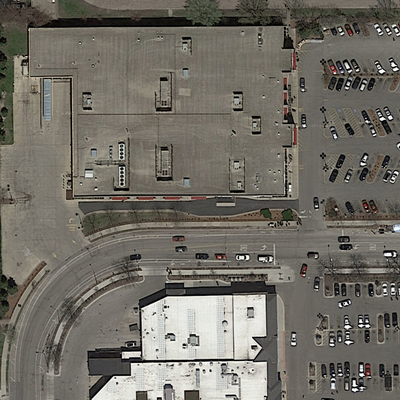
#> input picture data/training/eth_dataset/original/images/satImage_033.png, 400 x 400 px; its folder holds only this picture in this run
$ python analysis.py
#> lines starting #> are read from the running program, lines starting #| are printed output that depends on the picture
import os
import sys

import matplotlib.pyplot as plt
import numpy as np
from PIL import Image
from skimage import io
from tqdm import tqdm


def display_images(img_list, mask_list, top=10):
    for idx, [img, mask] in enumerate(zip(img_list, mask_list)):
        # make black transparent
        alpha = mask.getchannel(0)
        mask.putalpha(alpha)

        height, width = img.size

        # plot
        DPI = 100.0
        fig = plt.figure(figsize=(height / DPI, width / DPI))
        ax = fig.add_subplot(1, 1, 1)
        plt.imshow(img)
        plt.imshow(mask, alpha=0.7)

        grid_x_ticks = np.arange(0, width, 16)
        grid_y_ticks = np.arange(0, height, 16)
        ax.set_xticks(grid_x_ticks, minor=True)
        ax.set_yticks(grid_y_ticks, minor=True)

        plt.grid(color="red", which="minor")

        plt.show()

        if idx == top:
            break


def read_image(file_path, as_array=False):
#> called with as_array = False
    if as_array:
        img = io.imread(file_path)
    else:
        img = Image.open(file_path)
#> img is the input picture: PIL image 400x400 RGB; mean R, G, B 113.4, 109.7, 101.5
    return img


def read_images(dirImages, dirGroundtruth=None, as_array=False):
    img_list = list()
    mask_list = list()

    loop = tqdm(os.listdir(dirImages), file=sys.stdout, postfix="read")
    for file in loop:
        filename = os.fsdecode(file)
        if filename.endswith(".png") or filename.endswith(".jpg"):
            file_path = os.path.join(dirImages, filename)
            img = read_image(file_path, as_array=as_array)
            img_list.append(img)

            if dirGroundtruth is not None:
                file_path = os.path.join(dirGroundtruth, filename)
                mask = read_image(file_path, as_array=as_array)
                mask_list.append(mask)

    if dirGroundtruth is None:
        return img_list

    return img_list, mask_list


def is_valid_image(path):
    if ".png" in path and "images" in path:
        return True
    return False


if __name__ == '__main__':
    dirImages = "../../data/training/eth_dataset/original/images/"
    dirGroundtruth = "../../data/training/eth_dataset/original/masks"
    img_list, mask_list = read_images(dirImages, dirGroundtruth)
#> img_list = 1 item; mask_list = 1 item
    display_images(img_list, mask_list, top=5)
#> the loop in display_images, `for idx, [img, mask] in enumerate(zip(img_list, mask_list)):` made 1 pass
#> (height, width, DPI) on pass 1: (400, 400, 100)
#> pass 1, in display_images, `alpha = mask.getchannel(0)`:
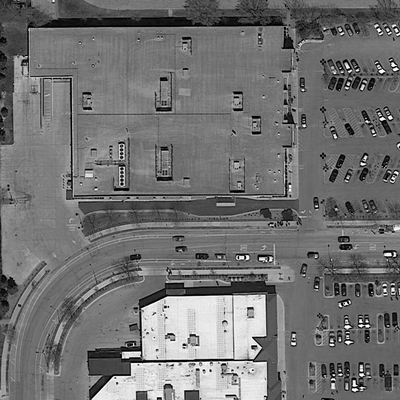
#> alpha: PIL image 400x400 L; min 0, max 255, mean 113.4
#> pass 1, in display_images, `plt.show()`:
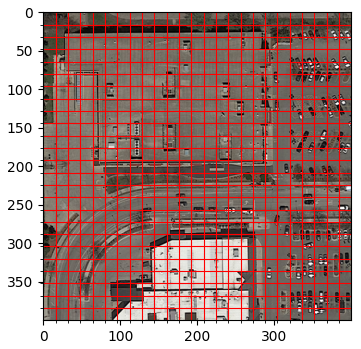
#> figure drawn by matplotlib, 1 panel

$ run again, on data/training/eth_dataset/original/images/satImage_049.png
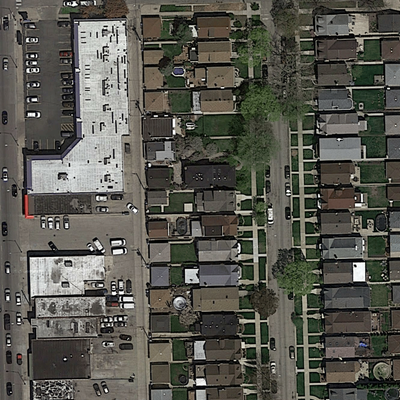
#> input picture data/training/eth_dataset/original/images/satImage_049.png, 400 x 400 px
#> in read_image, img is the input picture: PIL image 400x400 RGB; mean R, G, B 87.8, 87.1, 79.3
#> img_list = 1 item
#> the loop in display_images, `for idx, [img, mask] in enumerate(zip(img_list, mask_list)):` made 1 pass
#> (height, width, DPI) on pass 1: (400, 400, 100)
#> pass 1, in display_images, `alpha = mask.getchannel(0)`:
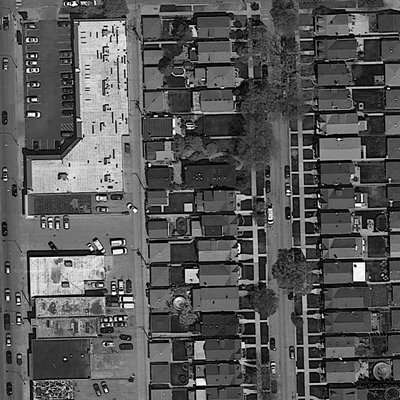
#> alpha: PIL image 400x400 L; min 0, max 255, mean 87.8
#> pass 1, in display_images, `plt.show()`:
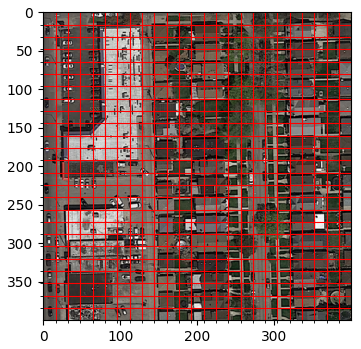
#> figure drawn by matplotlib, 1 panel

$ run again, on data/training/eth_dataset/original/images/satImage_059.png
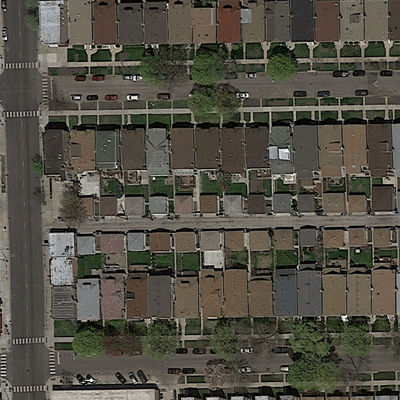
#> input picture data/training/eth_dataset/original/images/satImage_059.png, 400 x 400 px
#> in read_image, img is the input picture: PIL image 400x400 RGB; mean R, G, B 82.9, 79.8, 69.5
#> img_list = 1 item
#> the loop in display_images, `for idx, [img, mask] in enumerate(zip(img_list, mask_list)):` made 1 pass
#> (height, width, DPI) on pass 1: (400, 400, 100)
#> pass 1, in display_images, `alpha = mask.getchannel(0)`:
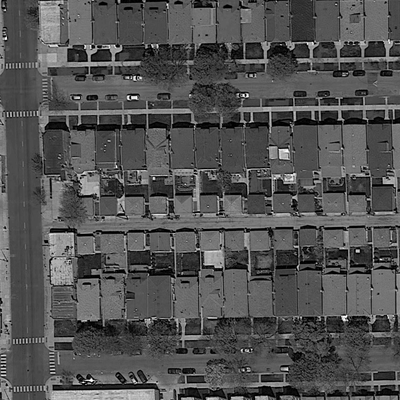
#> alpha: PIL image 400x400 L; min 0, max 255, mean 82.9
#> pass 1, in display_images, `plt.show()`:
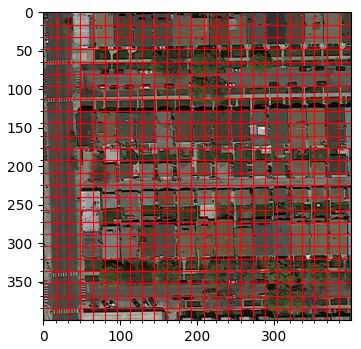
#> figure drawn by matplotlib, 1 panel

$ run again, on data/training/eth_dataset/original/images/satImage_086.png
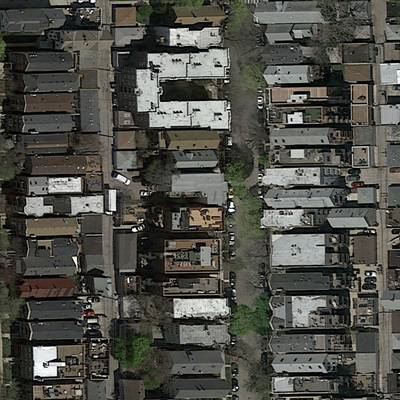
#> input picture data/training/eth_dataset/original/images/satImage_086.png, 400 x 400 px
#> in read_image, img is the input picture: PIL image 400x400 RGB; mean R, G, B 79.5, 79.5, 73
#> img_list = 1 item
#> the loop in display_images, `for idx, [img, mask] in enumerate(zip(img_list, mask_list)):` made 1 pass
#> (height, width, DPI) on pass 1: (400, 400, 100)
#> pass 1, in display_images, `alpha = mask.getchannel(0)`:
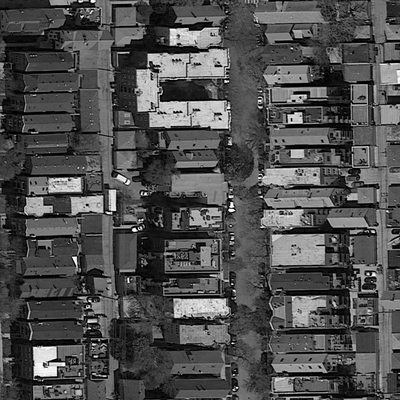
#> alpha: PIL image 400x400 L; min 0, max 255, mean 79.5
#> pass 1, in display_images, `plt.show()`:
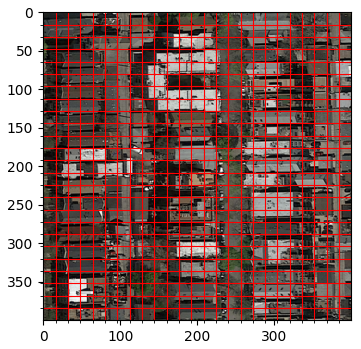
#> figure drawn by matplotlib, 1 panel
